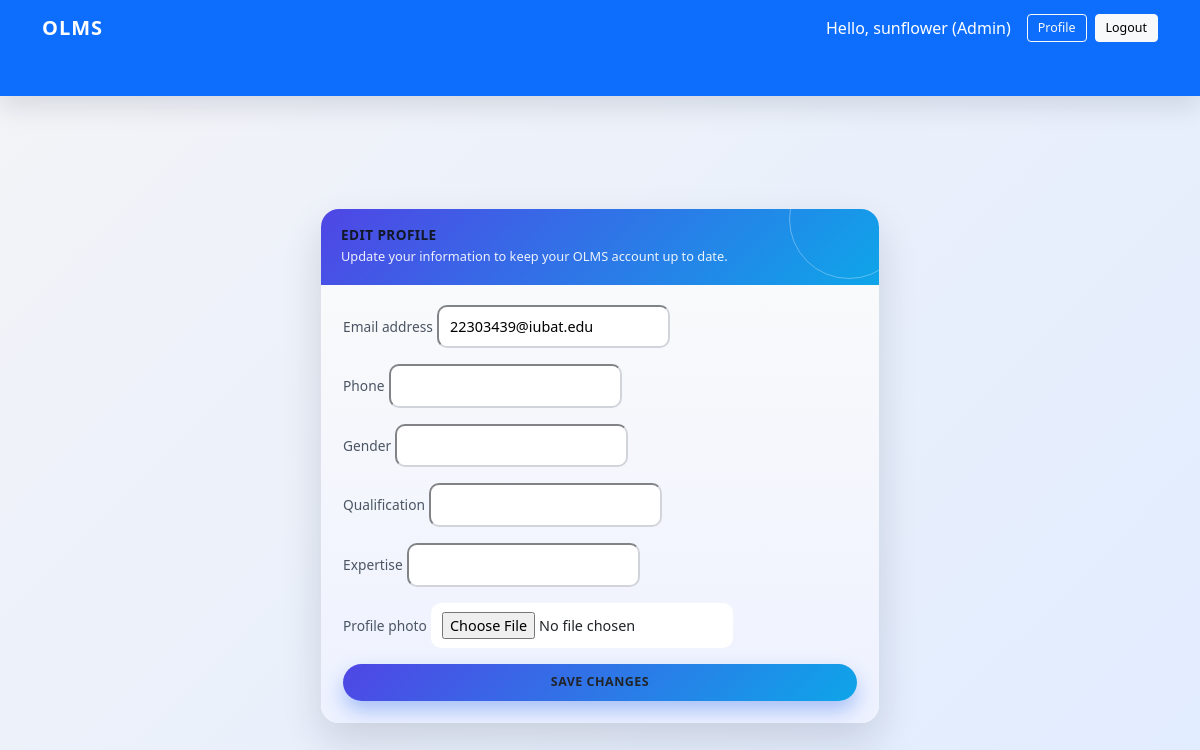
The app's page /profile/edit/ (signed in) with its own data.
### accounts/models.py (models this page shows, shortened)
class CustomUser(AbstractUser):
    ROLE_CHOICES = (
        ('admin', 'Admin'),
        ('teacher', 'Teacher'),
        ('student', 'Student'),
    )
    role = models.CharField(max_length=10, choices=ROLE_CHOICES, default='student')
    phone = models.CharField(max_length=20, blank=True, null=True)
    gender = models.CharField(max_length=10, blank=True, null=True)
    profile_photo = models.ImageField(upload_to='profiles/', blank=True, null=True)
    qualification = models.CharField(max_length=255, blank=True, null=True)
    expertise = models.CharField(max_length=255, blank=True, null=True)

### accounts/views.py (the view)
# urls.py: path('profile/edit/', profile_update_view, name='profile_edit'),
@login_required
def profile_update_view(request):
    user = request.user
    if request.method == "POST":
        form = ProfileUpdateForm(request.POST, request.FILES, instance=user)
        if form.is_valid():
            form.save()
            messages.success(request, "Profile updated successfully.")
            return redirect("accounts:profile")
    else:
        form = ProfileUpdateForm(instance=user)
    return render(request, "accounts/profile_edit.html", {"form": form})

### accounts/forms.py
class ProfileUpdateForm(forms.ModelForm):
    class Meta:
        model = CustomUser
        fields = [
            'email', 'phone', 'gender', 'qualification',
            'expertise', 'profile_photo',
        ]

### accounts/templates/accounts/profile_edit.html (shortened to what this page needs)
{% extends 'base.html' %}
{% block content %}
<div class="olms-profile-edit-wrapper">
    <div class="col-md-6 col-sm-10">
        <div class="card olms-profile-card">
            <div class="olms-profile-header">
                <h5>Edit Profile</h5>
                <div class="olms-profile-subtitle">
                    Update your information to keep your OLMS account up to date.
                </div>
            </div>
            <div class="olms-profile-body">
                <form method="post" enctype="multipart/form-data">
                    {% for field in form %}
                        <div class="mb-3">
                            <label class="olms-profile-form-label">{{ field.label }}</label>
                            {{ field }}
                        </div>
                    {% endfor %}
                    <button type="submit" class="btn olms-profile-save-btn w-100">
                        Save Changes
                    </button>
                </form>
            </div>
        </div>
    </div>
</div>
{% endblock %}

### templates/base.html (shortened to what this page needs)
{% load static %}
<!DOCTYPE html>
<html lang="en">
<head>
    <link rel="stylesheet"
          href="https://cdn.jsdelivr.net/npm/bootstrap@5.3.2/dist/css/bootstrap.min.css">
    <link rel="stylesheet"
          href="{% static 'css/style.css' %}">
</head>
<body class="bg-light">
<nav class="navbar navbar-expand-lg navbar-dark bg-primary mb-3">
    <div class="container">
        <a class="navbar-brand fw-bold" href="{% url 'accounts:dashboard' %}">OLMS</a>
        <div class="collapse navbar-collapse justify-content-end" id="navbarMain">
            {% if user.is_authenticated %}
                <span class="text-white me-3">
                    Hello, {{ user.username }} ({{ user.get_role_display }})
                </span>
                <a href="{% url 'accounts:profile' %}"
                   class="btn btn-outline-light btn-sm">
                    Profile
                </a>
                <a href="{% url 'accounts:logout' %}"
                   class="btn btn-light btn-sm ms-2">
                    Logout
                </a>
            {% else %}
                <a href="{% url 'accounts:login' %}"
                   class="btn btn-light btn-sm">
                    Login
                </a>
            {% endif %}
        </div>
    </div>
</nav>
<div class="container py-4">
    {% block content %}{% endblock %}
</div>
</body>
</html>

### static/css/style.css (style rules this page uses)
body { background: linear-gradient(135deg, #f3f4f7, #e1ecff); font-family: system-ui, -apple-system, BlinkMacSystemFont, "Segoe UI", sans-serif; color: #111827; }
.container { padding-bottom: 40px; }
h1, h2, h3, h4, h5 { color: #111827; }
.navbar { box-shadow: 0 10px 25px rgba(15, 23, 42, 0.12); }
.navbar-brand { letter-spacing: 1px; font-weight: 600; }
.navbar .btn, .navbar a.nav-link { transition: background-color 0.15s ease, color 0.15s ease; }
.card { border-radius: 15px; border: none; background-color: #ffffff; }
.btn-sm { font-size: 0.78rem; padding: 4px 10px; }
a { color: #2563eb; text-decoration: none; }
.mb-3 { margin-bottom: 1rem !important; }

### accounts/templates/accounts/profile_edit.html (style rules this page uses)
.olms-profile-edit-wrapper { min-height: calc(100vh - 140px); display: flex; align-items: center; justify-content: center; }
.olms-profile-card { border-radius: 18px; border: none; box-shadow: 0 18px 40px rgba(15, 23, 42, 0.14); overflow: hidden; }
.olms-profile-header { background: linear-gradient(135deg, #4f46e5, #0ea5e9); color: #fff; padding: 18px 20px; position: relative; }
.olms-profile-header::after { content: ""; position: absolute; width: 120px; height: 120px; border-radius: 999px; border: 1px solid rgba(248, 250, 252, 0.4); right: -30px; top: -50px; opacity: 0.8; }
.olms-profile-header h5 { margin-bottom: 0; font-weight: 600; letter-spacing: 0.03em; text-transform: uppercase; font-size: 0.85rem; }
.olms-profile-subtitle { font-size: 0.8rem; opacity: 0.9; margin-top: 4px; }
.olms-profile-body { padding: 20px 22px 22px; background: linear-gradient(180deg, #f9fafb, #eef2ff); }
.olms-profile-form-label { font-size: 0.86rem; font-weight: 500; color: #4b5563; margin-bottom: 4px; }
.olms-profile-body input[type="text"], .olms-profile-body input[type="email"], .olms-profile-body input[type="file"], .olms-profile-body input[type="password"], .olms-profile-body select, .olms-profile-body textarea { border-radius: 10px; border-color: #d1d5db; font-size: 0.9rem; padding: 9px 11px; background-color: rgba(255, 255, 255, 0.98); transition: border-color 0.15s ease, box-shadow 0.15s ease, background-color 0.15s ease; }
.olms-profile-save-btn { border-radius: 999px; font-weight: 600; letter-spacing: 0.04em; text-transform: uppercase; font-size: 0.78rem; padding: 9px 12px; background: linear-gradient(135deg, #4f46e5, #0ea5e9); border: none; box-shadow: 0 10px 20px rgba(37, 99, 235, 0.35); transition: transform 0.1s ease, box-shadow 0.1s ease; }

### records on screen
CustomUser: username "sunflower", role "Admin", form "22303439@iubat.edu"

### other values on screen
{{ field.label }} "Email address" "Phone" "Gender" "Qualification" "Expertise" "Profile photo"
